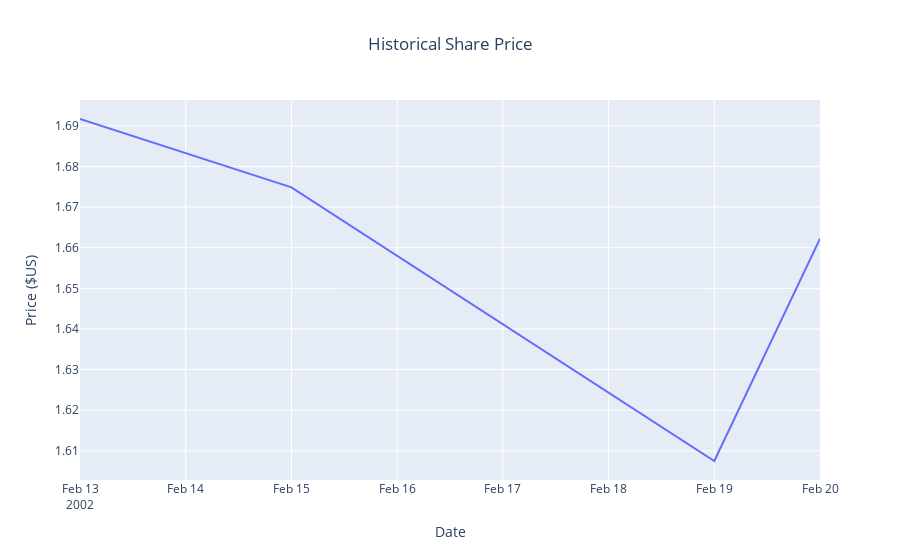
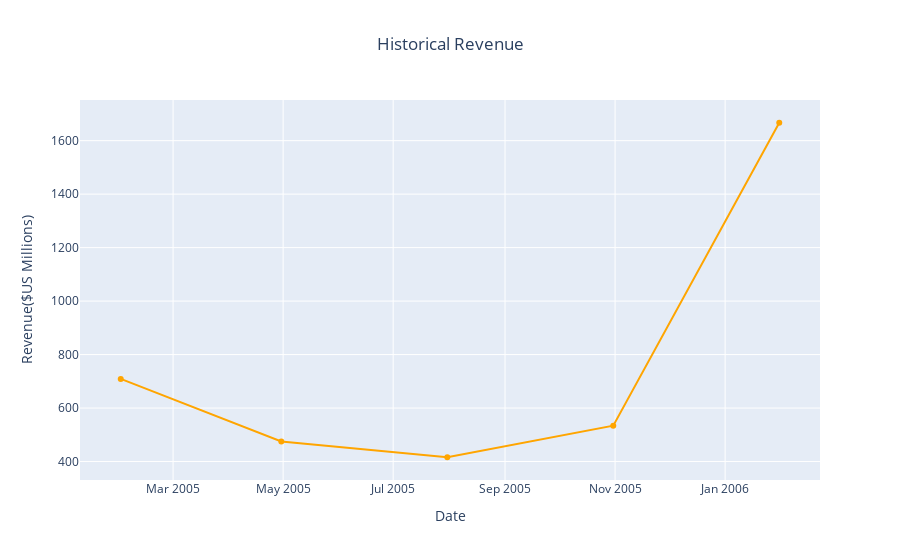

Source (notebook cell) for these figures, in order:
### Code cell
import plotly.graph_objects as go
from plotly.subplots import make_subplots
import pandas as pd

# Assuming your DataFrames are named 'stock_data' and 'revenue_data'
stock_data = pd.DataFrame({
    'Date': ['2002-02-13 00:00:00-05:00', '2002-02-14 00:00:00-05:00', '2002-02-15 00:00:00-05:00', '2002-02-19 00:00:00-05:00', '2002-02-20 00:00:00-05:00'],
    'Open': [1.620128, 1.712707, 1.683251, 1.666418, 1.615920],
    'High': [1.693350, 1.716074, 1.687459, 1.666418, 1.662210],
    'Low': [1.603296, 1.670626, 1.658002, 1.578047, 1.603296],
    'Close': [1.691666, 1.683251, 1.674834, 1.607504, 1.662210],
    'Volume': [76216000, 11021600, 8389600, 7410400, 6892800],
    'Dividends': [0.0, 0.0, 0.0, 0.0, 0.0],
    'Stock Splits': [0.0, 0.0, 0.0, 0.0, 0.0]
})

revenue_data = pd.DataFrame({
    'Date': ['2006-01-31', '2005-10-31', '2005-07-31', '2005-04-30', '2005-01-31'],
    'Revenue': ['$1,667', '$534', '$416', '$475', '$709']
})

# Clean the 'Revenue' column by removing commas and dollar signs
revenue_data['Revenue'] = revenue_data['Revenue'].replace('[\$,]', '', regex=True).astype(float)

def make_share_price_graph(stock_data):
    fig = go.Figure()
    fig.add_trace(go.Scatter(x=pd.to_datetime(stock_data['Date']), y=stock_data['Close'], mode='lines', name="Share Price"))
    fig.update_layout(title_text='Historical Share Price', xaxis_title='Date', yaxis_title='Price ($US)',
                      title_x=0.5)  # Set title_x to 0.5 to center the title
    fig.show()

def make_revenue_graph(revenue_data):
    fig = go.Figure()
    fig.add_trace(go.Scatter(x=pd.to_datetime(revenue_data['Date']), y=revenue_data['Revenue'],
                             mode='lines+markers', name="Revenue", line=dict(color='orange')))
    fig.update_layout(title_text='Historical Revenue', xaxis_title='Date', yaxis_title='Revenue($US Millions)',
                      title_x=0.5)  # Set title_x to 0.5 to center the title
    fig.show()

# Call the functions with the respective data
make_share_price_graph(stock_data)
make_revenue_graph(revenue_data)

### Figure 1 — Plotly figure (JSON) as saved in the notebook; plotly's stock layout.template omitted (floating-point values rounded to 4 significant figures)
{"data": [{"mode": "lines", "name": "Share Price", "type": "scatter", "x": ["2002-02-13T00:00:00-05:00", "2002-02-14T00:00:00-05:00", "2002-02-15T00:00:00-05:00", "2002-02-19T00:00:00-05:00", "2002-02-20T00:00:00-05:00"], "y": [1.692, 1.683, 1.675, 1.608, 1.662]}], "layout": {"title": {"text": "Historical Share Price", "x": 0.5}, "xaxis": {"title": {"text": "Date"}}, "yaxis": {"title": {"text": "Price ($US)"}}}}

### Figure 2 — Plotly figure (JSON) as saved in the notebook; plotly's stock layout.template omitted (floating-point values rounded to 4 significant figures)
{"data": [{"line": {"color": "orange"}, "mode": "lines+markers", "name": "Revenue", "type": "scatter", "x": ["2006-01-31T00:00:00", "2005-10-31T00:00:00", "2005-07-31T00:00:00", "2005-04-30T00:00:00", "2005-01-31T00:00:00"], "y": [1667, 534, 416, 475, 709]}], "layout": {"title": {"text": "Historical Revenue", "x": 0.5}, "xaxis": {"title": {"text": "Date"}}, "yaxis": {"title": {"text": "Revenue($US Millions)"}}}}
